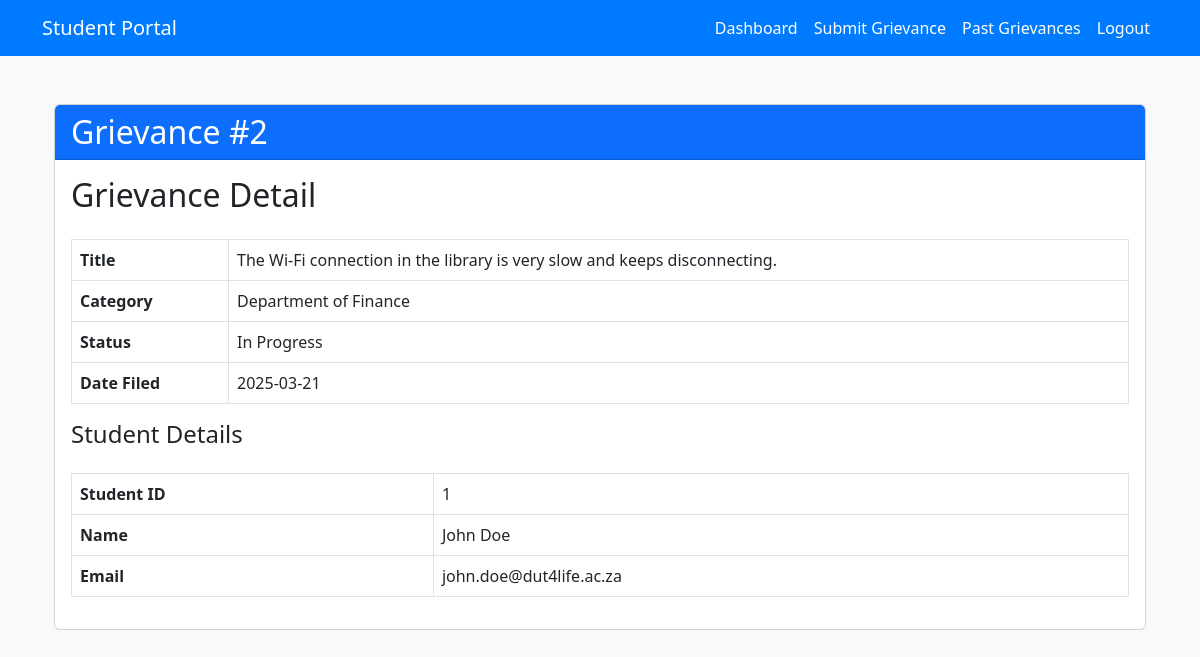
The app's page /student/grievance_details/2 (signed in) with its own data.
### models.py (models this page shows, shortened)
class Complaint(db.Model):
    comp_id = db.Column(db.Integer, primary_key=True)
    comp_datefiled = db.Column(db.DateTime, default=datetime.utcnow, nullable=False)
    comp_descr = db.Column(db.Text, nullable=False)
    comp_status = db.Column(db.String(100), default='New')
    comp_dept=db.Column(db.String(200), nullable=False)
    comp_anonymous = db.Column(db.Boolean, default=False)
    comp_dateresolved = db.Column(db.DateTime, nullable=True)
    comp_doc = db.Column(db.String(300), nullable=True)  # Stores filename of uploaded document
    comp_title = db.Column(db.String(200), nullable=False)  # New field for complaint title
    stud_id = db.Column(db.Integer, db.ForeignKey('student.stud_id'), nullable=True)
    admin_id = db.Column(db.Integer, db.ForeignKey('admin.admin_id'), nullable=True)
    superv_id = db.Column(db.Integer, db.ForeignKey('supervisor.superv_id'), nullable=True)
    appeal = db.relationship('Appeal', backref='complaint', uselist=False, lazy=True)

class Student(db.Model):
    stud_id = db.Column(db.Integer, primary_key=True)
    user_id = db.Column(db.Integer, db.ForeignKey('user.user_id'), nullable=False)
    complaints = db.relationship('Complaint', backref='student', lazy=True)
    appeal = db.relationship('Appeal', backref='student', uselist=False, lazy=True)

class User(db.Model, UserMixin):
    user_id = db.Column(db.Integer, primary_key=True)
    fname = db.Column(db.String(100), nullable=False)
    lname = db.Column(db.String(100), nullable=False)
    email = db.Column(db.String(150), unique=True, nullable=False)
    phone = db.Column(db.String(10), unique=True, nullable=False)
    password = db.Column(db.String(200), nullable=False)
    role = db.Column(db.String(20), nullable=False)  # 'student', 'admin', 'supervisor'
    student = db.relationship('Student', backref='user', uselist=False)
    admin = db.relationship('Admin', backref='user', uselist=False)
    supervisor = db.relationship('Supervisor', backref='user', uselist=False)

### routes/student.py (the view, shortened to what this page needs)
@student_bp.route('/grievance_details/<int:comp_id>', methods=['GET', 'POST'])
@login_required
def grievance_details(comp_id):
    if current_user.role != 'student':
        flash("Access denied.", "danger")
        return redirect(url_for('auth.home'))
    grievance = Complaint.query.get_or_404(comp_id)
    student = Student.query.filter_by(user_id=current_user.user_id).first()
    feedback = Feedback.query.filter_by(comp_id=comp_id).first()
    if not student or grievance.stud_id != student.stud_id:
        flash("You are not authorized to view this grievance.", "danger")
        return redirect(url_for('student.view_grievances'))
    return render_template('student/grievance_details.html', grievance=grievance, student=student, user=current_user, feedback=feedback)

### app.py (called while the page is built)
@login_manager.user_loader
def load_user(user_id):
    return db.session.get(User, int(user_id))

### templates/student/grievance_details.html (shortened to what this page needs)
{% extends 'student/student_base.html' %}
{% block body %}
<div class="container mt-5">
    <div class="card mb-4">
        <div class="card-header bg-primary text-white">
            <h2 class="card-title mb-0">Grievance #{{ grievance.comp_id }}</h2>
        </div>
        <div class="card-body">
            <h2>Grievance Detail</h2>
            <table class="table table-bordered mt-4">
                <tr>
                    <th>Title</th>
                    <td>{{ grievance.comp_descr }}</td>
                </tr>
                <tr>
                    <th>Category</th>
                    <td>{{ grievance.comp_dept }}</td>
                </tr>
                <tr>
                    <th>Status</th>
                    <td>{{ grievance.comp_status }}</td>
                </tr>
                <tr>
                    <th>Date Filed</th>
                    <td>{{ grievance.comp_datefiled.strftime('%Y-%m-%d') }}</td>
                </tr>
            </table>
            <h4>Student Details</h4>
            <table class="table table-bordered mt-4">
                <tr>
                    <th>Student ID</th>
                    <td>{{ student.stud_id }}</td>
                </tr>
                <tr>
                    <th>Name</th>
                    <td>{{ user.fname }} {{ user.lname }}</td>
                </tr>
                <tr>
                    <th>Email</th>
                    <td>{{ user.email }}</td>
                </tr>
            </table>
        </div>
    </div>
</div>
{% endblock %}

### templates/student/student_base.html (style rules this page uses)
body { background-color: #f8f9fa; }

### records on screen
Complaint: comp_id "2", comp_descr "The Wi-Fi connection in the library is very slow and keeps disconnecting.", comp_dept "Department of Finance", comp_status "In Progress", comp_datefiled "2025-03-21"
Student: stud_id "1"
User: fname "John", lname "Doe", email "john.doe@dut4life.ac.za"
